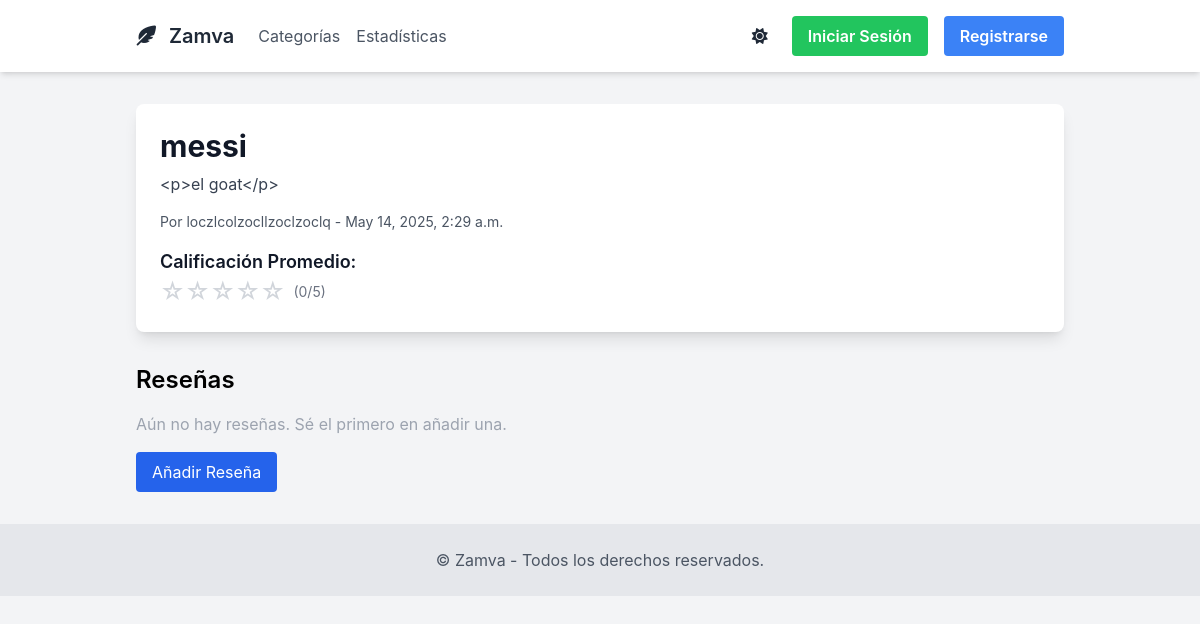
The page /blog/10/ on the database as committed earlier.
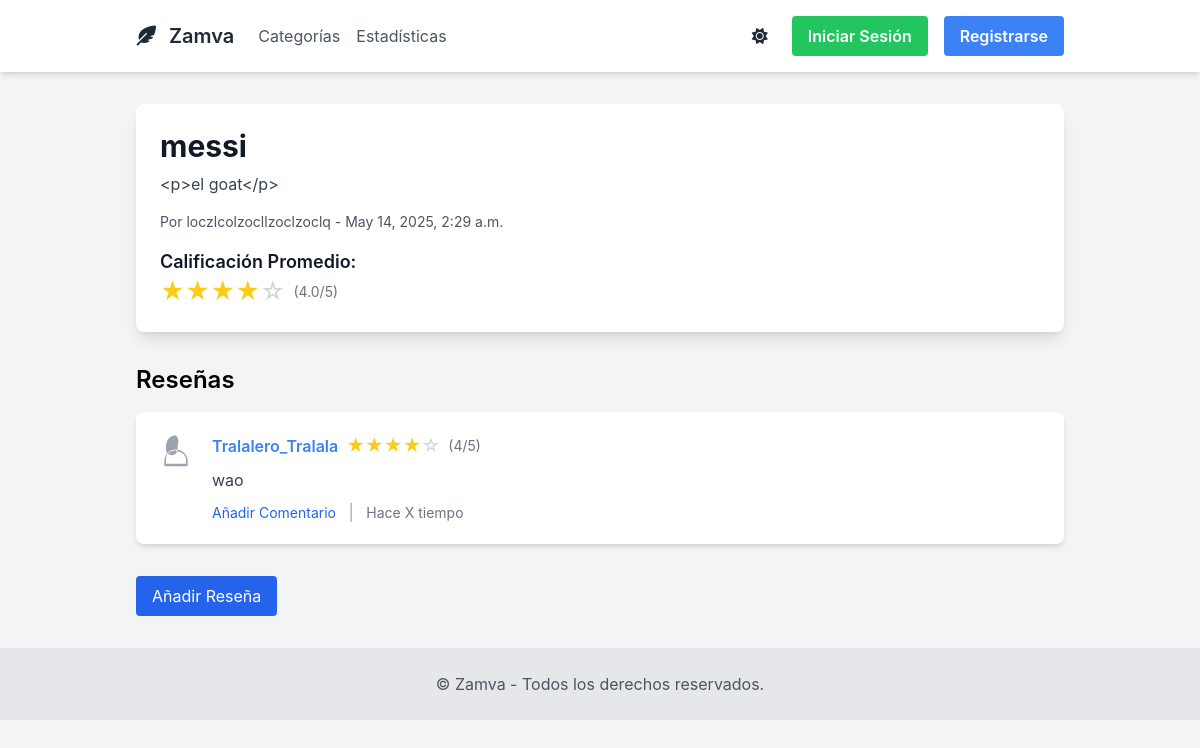
The same page on the database as committed later.
### blogapp/models.py (models this page shows, shortened)
class Blog(models.Model):
    title = models.CharField(max_length=200)
    content = RichTextField()
    image = models.ImageField(upload_to='blog_images/', blank=True, null=True)
    author = models.ForeignKey(User, on_delete=models.CASCADE)
    created_at = models.DateTimeField(auto_now_add=True)
    tags = TaggableManager()
    def average_rating(self):
        reviews = self.reviews.all()
        if reviews.exists():
            return sum(review.rating for review in reviews) / reviews.count()
        return 0

class Review(models.Model):
    blog = models.ForeignKey(Blog, on_delete=models.CASCADE, related_name='reviews')
    reviewer = models.ForeignKey(User, on_delete=models.CASCADE)
    rating = models.IntegerField(validators=[MinValueValidator(1), MaxValueValidator(5)])
    comment = RichTextField()
    created_at = models.DateTimeField(auto_now_add=True)

### blogapp/views.py (the view)
# urls.py: path('blog/<int:pk>/', BlogDetailView.as_view(), name='blog_detail'),
class BlogDetailView(DetailView):
    model = Blog
    template_name = 'blogapp/blog_detail.html'
    def get_context_data(self, **kwargs):
        context = super().get_context_data(**kwargs)
        blog = self.get_object()
        context['average'] = round(blog.average_rating(), 1)
        context['tags'] = blog.tags.all()
        return context

### blogapp/templates/blogapp/blog_detail.html (shortened to what this page needs)
{% extends 'blogapp/base.html' %}
{% block content %}
    <article class="bg-white dark:bg-gray-900 p-6 rounded-lg shadow-lg transition-all duration-700 ease-in-out dark:text-white text-gray-900 animate-fade-in">
        <h1 class="text-3xl font-bold mb-2">{{ object.title }}</h1>
        <p class="text-gray-700 dark:text-gray-300 mb-4">{{ object.content }}</p>
        <p class="text-sm text-gray-600 dark:text-gray-500">Por {{ object.author.username }} - {{ object.created_at }}</p>
        <div class="mt-4">
            <h3 class="text-lg font-semibold text-gray-900 dark:text-white">Calificación Promedio:</h3>
            <div class="flex items-center">
                {% for i in "12345"|make_list %}
                    {% if forloop.counter <= average %}
                        <span class="text-yellow-400 text-2xl">★</span>
                    {% else %}
                        <span class="text-gray-300 text-2xl">☆</span>
                    {% endif %}
                {% endfor %}
                <span class="ml-2 text-sm text-gray-500 dark:text-gray-400">({{ average }}/5)</span>
            </div>
        </div>
    </article>
    <section class="mt-8">
    <h2 class="text-2xl font-semibold mb-4">Reseñas</h2>
    {% for review in object.reviews.all %}
        <div class="bg-white dark:bg-gray-800 rounded-lg shadow-md p-5 mb-4">
            <div class="flex items-start">
                <div class="mr-4">
                    <svg class="w-10 h-10 rounded-full fill-current text-gray-400 dark:text-gray-600" xmlns="http://www.w3.org/2000/svg" viewBox="0 0 24 24">
                        <path d="M12 2a6 6 0 0 0-6 6v2.5a3.5 3.5 0 0 0 7 0V8a6 6 0 0 0-1-6m0 9c-2.7 0-5.8 1.6-6 4.9V19h12v-2.6c-.2-3.3-3.3-4.9-6-4.9m0-1a7 7 0 0 1 7 7v3h-14v-3a7 7 0 0 1 7-7z"/>
                    </svg>
                </div>
                <div>
                    <div class="flex items-center mb-2">
                        <p class="text-blue-500 dark:text-blue-300 font-semibold mr-2">{{ review.reviewer.username }}</p>
                        <div class="flex items-center mr-2">
                            {% for i in "12345"|make_list %}
                                {% if forloop.counter <= review.rating %}
                                    <span class="text-yellow-400 text-lg">★</span>
                                {% else %}
                                    <span class="text-gray-300 text-lg">☆</span>
                                {% endif %}
                            {% endfor %}
                        </div>
                        <span class="text-sm text-gray-500 dark:text-gray-400">({{ review.rating }}/5)</span>
                    </div>
                    <p class="text-gray-700 dark:text-gray-300">{{ review.comment }}</p>
                    <div class="mt-2">
                        <a href="{% url 'blogapp:add_comment' blog_pk=object.pk review_pk=review.pk %}" class="text-sm text-blue-600 dark:text-blue-400 hover:text-blue-500 dark:hover:text-blue-300">Añadir Comentario</a>
                        <span class="text-gray-400 mx-2">|</span>
                        <span class="text-sm text-gray-500 dark:text-gray-400">Hace X tiempo</span> </div>
                </div>
            </div>
        </div>
    {% empty %}
        <p class="text-gray-400">Aún no hay reseñas. Sé el primero en añadir una.</p>
    {% endfor %}
    <a href="{% url 'blogapp:add_review' object.pk %}" class="mt-4 inline-block bg-blue-600 hover:bg-blue-700 text-white px-4 py-2 rounded transition-colors">Añadir Reseña</a>
</section>
{% endblock %}

### blogapp/templates/blogapp/base.html (shortened to what this page needs)
<!DOCTYPE html>
<html lang="es">
<head>
    <script src="https://cdn.tailwindcss.com"></script>
    <link rel="stylesheet" href="https://cdnjs.cloudflare.com/ajax/libs/font-awesome/6.4.0/css/all.min.css">
</head>
<body id="body" class="bg-gray-100 dark:bg-gray-900 transition-colors duration-300">
    <nav class="bg-white dark:bg-gray-800 shadow-md py-4">
        <div class="container mx-auto px-6 md:px-8 lg:px-12 flex items-center justify-between">
            <div class="flex items-center">
                <a href="{% url 'blogapp:blog_list' %}"
                    class="text-xl font-semibold text-gray-800 dark:text-white hover:text-blue-500">
                    <i class="fas fa-feather-alt mr-2"></i> Zamva
                </a>
                <div class="hidden md:flex space-x-4 ml-6">
                    <a href="#" class="text-gray-600 dark:text-gray-300 hover:text-blue-500">Categorías</a>
                    <a href="{% url 'blogapp:blog_statistics' %}" class="text-gray-600 dark:text-gray-300 hover:text-blue-500">Estadísticas</a>
                </div>
            </div>
            <div class="flex items-center space-x-4">
                <button onclick="toggleDarkMode()"
                    class="p-2 rounded-full hover:bg-gray-200 dark:hover:bg-gray-700 transition-colors duration-300 focus:outline-none focus:ring-2 focus:ring-blue-500">
                    <i id="theme-icon" class="fas fa-sun text-gray-800 dark:text-gray-400"></i>
                </button>
                <div class="hidden md:flex items-center space-x-4">
                    {% if user.is_authenticated %}
                    <form action="{% url 'logout' %}" method="post">
                        {% csrf_token %}
                        <button type="submit"
                            class="bg-red-500 hover:bg-red-600 text-white font-semibold py-2 px-4 rounded transition-all duration-300">Cerrar
                            Sesión</button>
                    </form>
                    <a href="{% url 'blogapp:add_blog' %}"
                        class="bg-blue-500 hover:bg-blue-600 text-white font-semibold py-2 px-4 rounded transition-all duration-300">Nuevo
                        Blog</a>
                    {% else %}
                    <a href="{% url 'blogapp:custom_login' %}"
                        class="bg-green-500 hover:bg-green-600 text-white font-semibold py-2 px-4 rounded transition-all duration-300">Iniciar
                        Sesión</a>
                    <a href="{% url 'blogapp:signup' %}"
                        class="bg-blue-500 hover:bg-blue-600 text-white font-semibold py-2 px-4 rounded transition-all duration-300">Registrarse</a>
                    {% endif %}
                </div>
            </div>
        </div>
    </nav>
    <main class="container mx-auto mt-8 px-6 md:px-8 lg:px-12">
        {% block content %}{% endblock %}
    </main>
    <footer class="bg-gray-200 dark:bg-gray-800 text-center py-6 mt-8">
        <p class="text-gray-600 dark:text-gray-400">
            &copy; {{ year }} Zamva - Todos los derechos reservados.
        </p>
    </footer>
</body>
</html>

### blogapp/templates/blogapp/base.html (style rules this page uses)
body { font-family: 'Inter', sans-serif; background-color: #f8fafc; }

Rows that differ between the two databases and show on the page:
added Review: reviewer.username "Tralalero_Tralala", rating "4", comment "wao"
Other text that changed with them:
{{ average }}: "0" → "4.0"
text no longer shown: "Aún no hay reseñas. Sé el primero en añadir una."
